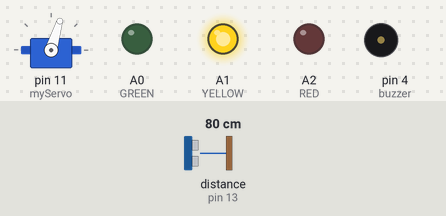
A sketch run on a simulated Arduino Uno, built with avr-gcc and run on an emulated ATmega328P. Parts: servo, output pins drawn as LEDs (lit = HIGH), buzzer (waves = sounding, pin HIGH). Wiring (inferred from the names in the program): ultrasonic range finder: trigger pin 12; echo pin 13. The inputs (shaded band) are chosen by the test bench; at power-on: distance to the obstacle (sensor on pin 13) 80 cm. The echo pulse lasts 58.3 µs per cm; pins used as bus, display or sensor lines are not drawn; what the sketch prints to the serial monitor is not drawn.

Above: at 1.2 s.
1.3 s: distance to the obstacle (sensor on pin 13) set to 2 cm
At 2.69 s:
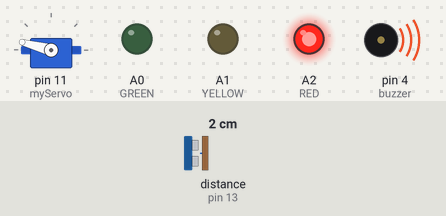
4.3 s: distance to the obstacle (sensor on pin 13) set to 250 cm
At 4.47 s:
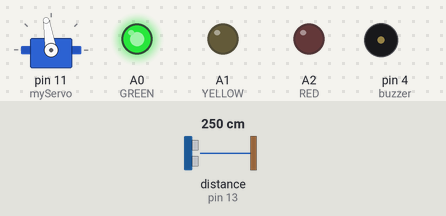
7.3 s: distance to the obstacle (sensor on pin 13) set to 4 cm
At 10.08 s:
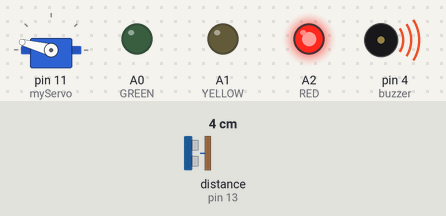
10.3 s: distance to the obstacle (sensor on pin 13) set to 120 cm
At 11.1 s:
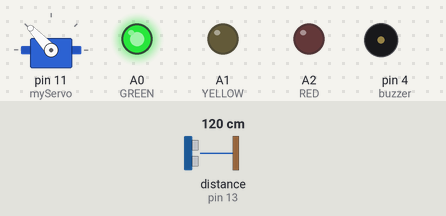
13.3 s: distance to the obstacle (sensor on pin 13) set to 12 cm
At 14.1 s:
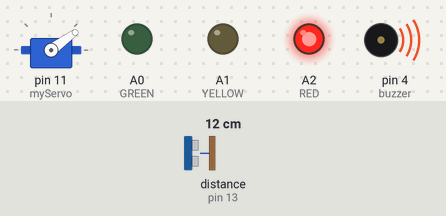
16.3 s: distance to the obstacle (sensor on pin 13) set to 63 cm
At 17.28 s:
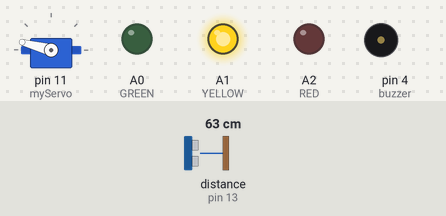
Timing chart, 0 to 20.3 s (numbered marks = the images above; inputs shaded):
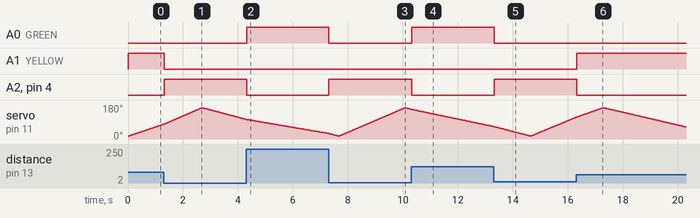

The sketch:

arduino.ino
```cpp
// Includes the Servo library
#include <Servo.h>.
// Defines Tirg and Echo pins of the Ultrasonic Sensor
const int trigPin = 12;
const int echoPin = 13;
const int buzzer = 4;

const int RED = A2;
const int GREEN = A0;
const int YELLOW = A1;
// Variables for the duration and the distance
long duration;
int distance;
Servo myServo;  // Creates a servo object for controlling the servo motor
void setup() {
  pinMode(trigPin, OUTPUT);  // Sets the trigPin as an Output
  pinMode(echoPin, INPUT);   // Sets the echoPin as an Input
  pinMode(buzzer, OUTPUT);   // Sets the buzzer as an Output

  pinMode(RED, OUTPUT);     // Sets the buzzer as an Output
  pinMode(GREEN, OUTPUT);   // Sets the buzzer as an Output
  pinMode(YELLOW, OUTPUT);  // Sets the buzzer as an Output

  Serial.begin(9600);
  myServo.attach(11);  // Defines on which pin is the servo motor attached
}
void loop() {
  // rotates the servo motor from 15 to 165 degrees
  for (int i = 15; i <= 165; i++) {
    myServo.write(i);

    distance = calculateDistance();  // Calls a function for calculating the distance measured by the Ultrasonic sensor for each degree

   if (distance < 40) {
      digitalWrite(buzzer, HIGH);
      digitalWrite(RED, HIGH);
      digitalWrite(GREEN, LOW);
      digitalWrite(YELLOW, LOW);


    } else if (distance > 80)  {
      digitalWrite(buzzer, LOW);
      digitalWrite(RED, LOW);
      digitalWrite(GREEN, HIGH);
      digitalWrite(YELLOW, LOW);
    }

    else if(distance > 60)  {
      digitalWrite(buzzer, LOW);
      digitalWrite(RED, LOW);
      digitalWrite(GREEN, LOW);
      digitalWrite(YELLOW, HIGH);
    }

    Serial.print(i);         // Sends the current degree into the Serial Port
    Serial.print(",");       // Sends addition character right next to the previous value needed later in the Processing IDE for indexing
    Serial.print(distance);  // Sends the distance value into the Serial Port
    Serial.print(".");       // Sends addition character right next to the previous value needed later in the Processing IDE for indexing
    delay(15);
  }
  // Repeats the previous lines from 165 to 15 degrees
  for (int i = 165; i > 15; i--) {
    myServo.write(i);

    distance = calculateDistance();

     if (distance < 40) {
      digitalWrite(buzzer, HIGH);
      digitalWrite(RED, HIGH);
      digitalWrite(GREEN, LOW);
      digitalWrite(YELLOW, LOW);


    } else if (distance > 80)  {
      digitalWrite(buzzer, LOW);
      digitalWrite(RED, LOW);
      digitalWrite(GREEN, HIGH);
      digitalWrite(YELLOW, LOW);
    }

    else if(distance > 60)  {
      digitalWrite(buzzer, LOW);
      digitalWrite(RED, LOW);
      digitalWrite(GREEN, LOW);
      digitalWrite(YELLOW, HIGH);
    }
    Serial.print(i);
    Serial.print(",");
    Serial.print(distance);
    Serial.print(".");
    delay(25);
  }
}
// Function for calculating the distance measured by the Ultrasonic sensor
int calculateDistance() {

  digitalWrite(trigPin, LOW);
  delayMicroseconds(2);
  // Sets the trigPin on HIGH state for 10 micro seconds
  digitalWrite(trigPin, HIGH);
  delayMicroseconds(10);
  digitalWrite(trigPin, LOW);
  duration = pulseIn(echoPin, HIGH);  // Reads the echoPin, returns the sound wave travel time in microseconds
  distance = duration * 0.034 / 2;

  return distance;
}
```

Measured:
- after the input at 1.3 s, A1 (YELLOW): HIGH → LOW at once; A2 (RED), pin 4 (buzzer): LOW → HIGH at once
- after the input at 4.3 s, A0 (GREEN): LOW → HIGH at once; A2 (RED), pin 4 (buzzer): HIGH → LOW at once
- after the input at 7.3 s, A0 (GREEN): HIGH → LOW at once; A2 (RED), pin 4 (buzzer): LOW → HIGH at once
- after the input at 10.3 s, A0 (GREEN): LOW → HIGH at once; A2 (RED), pin 4 (buzzer): HIGH → LOW at once
- after the input at 13.3 s, A0 (GREEN): HIGH → LOW at once; A2 (RED), pin 4 (buzzer): LOW → HIGH at once
- after the input at 16.3 s, A1 (YELLOW): LOW → HIGH at once; A2 (RED), pin 4 (buzzer): HIGH → LOW at once
- by itself, servo on pin 11 (myServo): rises from 115° to 165° in 0.96 s, then falls to 64° in 3.0 s
